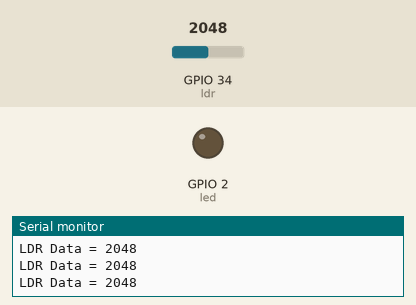
This sketch was run on a simulated ESP32. Parts: output pins drawn as LEDs (lit = HIGH), the last lines printed to the serial monitor. The test bench sets the inputs (shaded band); at power-on: GPIO 34 (ldr) = 2048.

Above: at 1.3 s.
1.4 s: GPIO 34 (ldr) set to 2448
2.9 s: GPIO 34 (ldr) set to 2530
At 3.9 s:
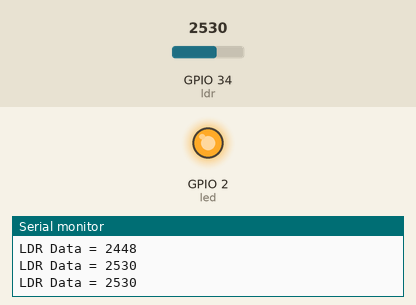
4.5 s: GPIO 34 (ldr) set to 2460
At 5.0 s:
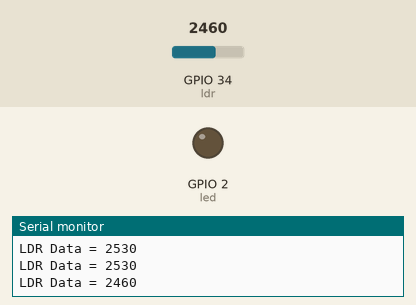
6.0 s: GPIO 34 (ldr) set to 2540
At 7.4 s:
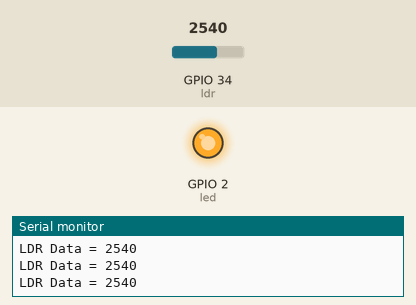
Timing chart, 0 to 8.5 s (numbered marks = the images above; inputs shaded):
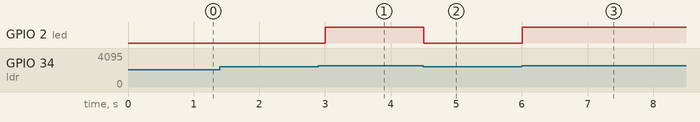

The sketch:

10_NIGHTLAMP_LDR.ino
```cpp
// Night Lamp using LDR and LED
// -----------------------------------------------------
// LED turns ON in darkness and OFF in light.
// Works on ESP32 using an LDR sensor connected to an ADC pin.

#define led 2     // LED pin (output)
#define ldr 34    // LDR connected to ADC pin

void setup() {
  Serial.begin(9600);     // Start serial communication
  pinMode(led, OUTPUT);   // Set LED pin as output
  pinMode(ldr, INPUT);    // LDR pin as analog input
}

void loop() {
  // Read the LDR sensor value
  short ldrData = analogRead(ldr);  // ESP32 ADC range: 0 - 4095

  // Print LDR reading to Serial Monitor
  Serial.printf("LDR Data = %d\n", ldrData);

  // If LDR value is low → dark, high → bright (depends on circuit)
  // You can adjust the threshold (e.g., 2000) depending on your LDR.
  if (ldrData > 2500) {   // Dark condition (less light)
    digitalWrite(led, HIGH);  // Turn LED ON
  } else {                // Bright condition (more light)
    digitalWrite(led, LOW);   // Turn LED OFF
  }

  delay(500);  // Wait half a second before next reading
}
```

Measured:
- the behaviour switches between 2500 and 2501 on GPIO 34 (ldr) (found by bisection; images 0 and 1)
- after the input at 2.9 s, GPIO 2 (led): LOW → HIGH after 0.10 s
- after the input at 4.5 s, GPIO 2 (led): HIGH → LOW at once
- after the input at 6.0 s, GPIO 2 (led): LOW → HIGH at once
